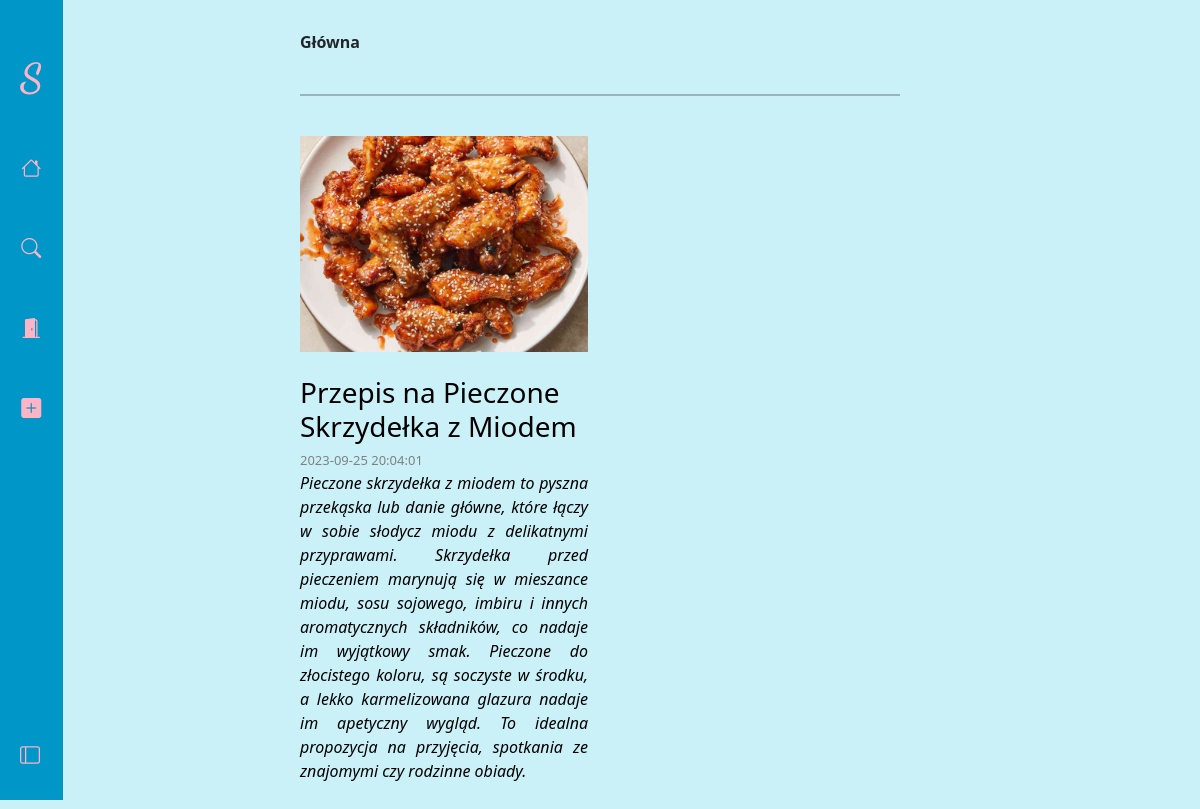
/index.php?filter_id=3, run on the app's committed database.
### tables this page shows
CREATE TABLE `post` (
  `id` int(11) NOT NULL,
  `title` varchar(255) NOT NULL,
  `description` text NOT NULL,
  `ingredients` text NOT NULL,
  `preparation` text NOT NULL,
  `date` datetime NOT NULL DEFAULT current_timestamp(),
  `user_id` int(11) NOT NULL,
  `image_path` varchar(255) NOT NULL,
  `categories_id` int(11) NOT NULL,
  `status` int(11) NOT NULL
);

### index.php (the view, shortened to what this page needs)
<!DOCTYPE html>
<html lang="pl">
<head>
    <link href="https://cdn.jsdelivr.net/npm/bootstrap@5.3.1/dist/css/bootstrap.min.css" rel="stylesheet">
    <link rel="stylesheet" href="https://cdn.jsdelivr.net/npm/bootstrap-icons@1.10.5/font/bootstrap-icons.css">
    <?php include'config.php'; ?>
    <link rel="stylesheet" href="css/aside.css">
    <link rel="stylesheet" href="css/home.css">
</head>
<body>
    <main class="app">
        <?php
            include'header.php';
        ?>
        <section>
            <main>
                <header class="page-header">
                    <span>
                        <b>Główna</b>
                    </span>
                </header>
                <br><hr><br>
                <section>
                    <div class="row">
                        <?php
                            if(isset($_GET['filter_id'])){
                                $sql = "SELECT * FROM `post` WHERE categories_id=".$_GET['filter_id'] ." and status = 0 ";
                            }else{
                                $sql = "SELECT * FROM post WHERE status = 0";
                            }
                            $res = mysqli_query($conn, $sql);
                            while($recipe = mysqli_fetch_assoc($res)){
                                echo '
                                    <div class="col-12 col-md-6 col-lg-6">
                                        <a href="recipe.php?id='. $recipe['id'] .'">
                                            <div class="img">
                                                <img src="foto/'. $recipe['image_path'] .'" alt="">
                                            </div>
                                            <br>
                                            <div class="opis">
                                                <div class="title">
                                                    <h3>'. $recipe['title'] .'</h3>
                                                </div>
                                                <div class="data">
                                                    '. $recipe['date'] .'
                                                </div>
                                                <div class="opis">
                                                    <i>
                                                        '. $recipe['description'] .'
                                                    </i>
                                                </div>
                                            </div>
                                        </a>
                                    </div>
                                ';
                            }
                        ?>
                    </div>
                </section>
            </main>
        </section>
    </main>
</body>
</html>

### css/aside.css (style rules this page uses)
body { margin: 0; padding: 0; background-color: #caf0f8; }
a { text-decoration: none; color: black; }
.app { position: relative; min-height: 100vh; height: 100%; }
hr { border: 1px solid black; }

### css/home.css (style rules this page uses)
section { width: 100%; position: absolute; right: 0; }
section main { width: 50%; position: absolute; left: 50%; transform: translateX(-50%); top: 30px; }
.col-12 { margin-bottom: 30px; }
.img { width: 100%; }
.img img { width: 100%; height: auto; }
.title { text-align: left; }
.data { font-size: 13px; color: gray; }
.opis { text-align: justify; }

### data on the page
post: image_path (picture), title "Przepis na Pieczone Skrzydełka z Miodem", date "2023-09-25 20:04:01", description "Pieczone skrzydełka z miodem to pyszna przekąska lub danie główne, które łączy w sobie słodycz miodu z delikatnymi przyprawami. Skrzydełka przed pieczeniem marynują się w mieszance miodu, sosu sojowego, imbiru i innych aromatycznych składników, co nadaje im wyjątkowy smak. Pieczone do złocistego koloru, są soczyste w środku, a lekko karmelizowana glazura nadaje im apetyczny wygląd. To idealna propozycja na przyjęcia, spotkania ze znajomymi czy rodzinne obiady."
